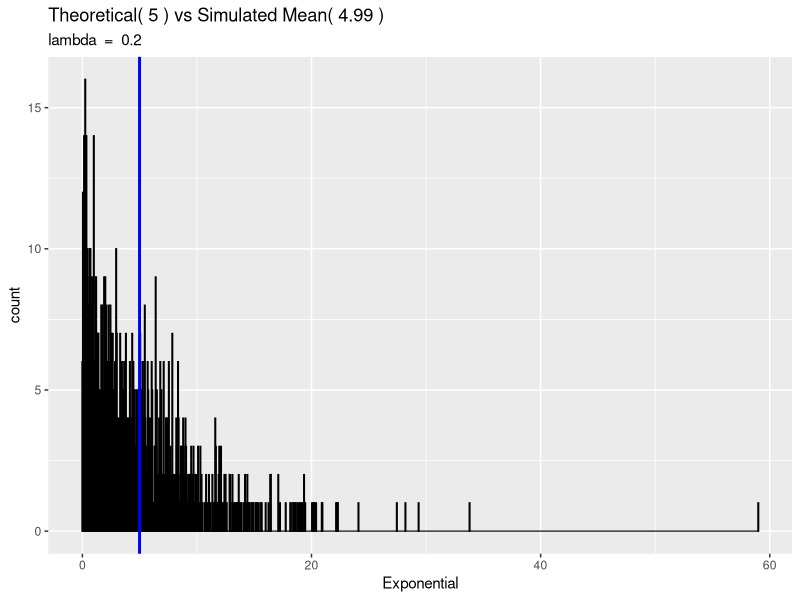
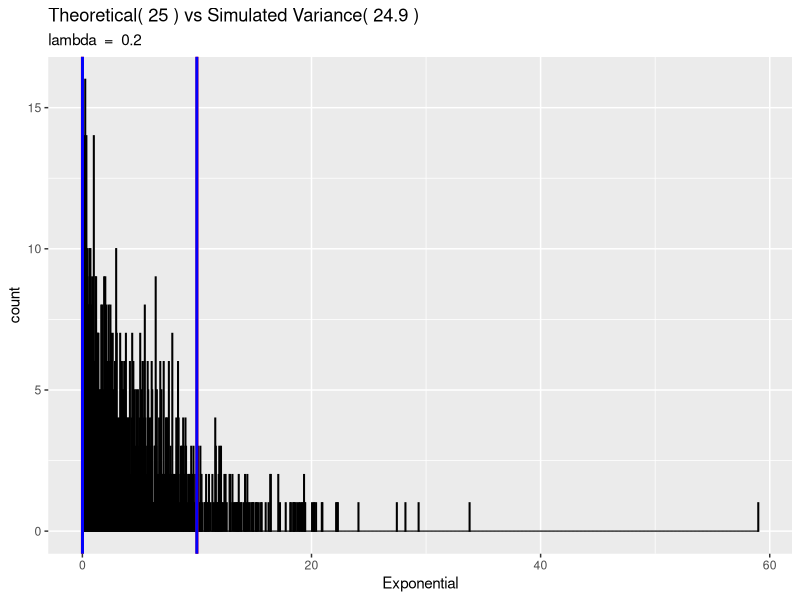
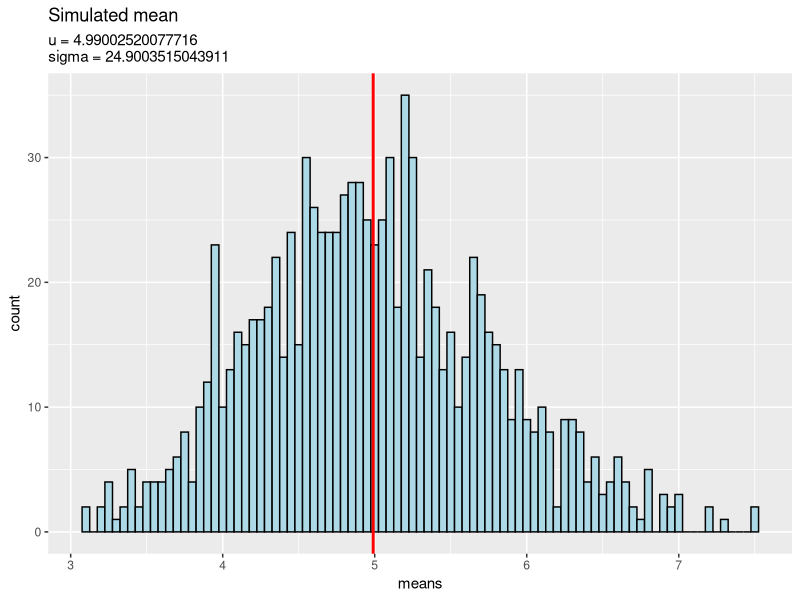

R code for these plots, in order:
## ---- chunk 1
knitr::opts_chunk$set(echo = FALSE)
library(ggplot2)
library(gridExtra)
set.seed(1)
# Running the simulations
# the would be to 1000 times calculate the average of forthy samples of the exponential distribution.
theoretical.lambda <- 0.2
theoretical.mean <- 1/theoretical.lambda# 5
mns  <- vector("numeric",1000)
for (i in 1 : 1000) mns[i] = mean(rexp(n = 40,rate = theoretical.lambda))

sample.mean     <- mean(mns)
sample.lambda   <- 1/sample.mean
############################################################################
## first point comparing the theoretical mean against the simulated means.## 
############################################################################
############################################################################
##                   second point comparing variances.                    ## 
############################################################################
sample.var      <- 1/sample.lambda^2
theoretical.var <- 1/theoretical.lambda^2
### analysis, almost the same

exponential <- rexp(n = 1000,rate = theoretical.lambda)
g.exp = ggplot(data.frame(Exponential = exponential), aes(x= Exponential))
g.exp = g.exp+geom_histogram(color = "black", fill = "lightblue", binwidth = 0.05 )

g.exp.var =g.exp +geom_vline(xintercept = theoretical.mean + sqrt(theoretical.var), size = 1, colour = "red")
g.exp.var =g.exp.var +geom_vline(xintercept = theoretical.mean - sqrt(theoretical.var), size = 1, colour = "red")
g.exp.var =g.exp.var +geom_vline(xintercept = theoretical.mean + sqrt(sample.var), size = 1, colour = "blue")
g.exp.var =g.exp.var +geom_vline(xintercept = theoretical.mean - sqrt(sample.var), size = 1, colour = "blue")
g.exp.var =g.exp.var+labs(title = paste("Theoretical(",theoretical.var,")","vs Simulated Variance(",round(sample.var,3),")"),subtitle ="lambda  =  0.2")

g.exp.mean = g.exp+ geom_vline(xintercept = theoretical.mean, size = 1, colour = "red")
g.exp.mean = g.exp+ geom_vline(xintercept = sample.mean, size = 1, colour = "blue")
g.exp.mean =g.exp.mean+labs(title = paste("Theoretical(",theoretical.mean,")","vs Simulated Mean(",round(sample.mean,3),")"),subtitle ="lambda  =  0.2")

g.mean = ggplot(data.frame(means = mns), aes(x= means))
g.mean = g.mean+geom_histogram(color = "black", fill = "lightblue", binwidth = 0.05 )
g.mean = g.mean+geom_vline(xintercept = sample.mean, size = 1, colour = "red")
g.mean = g.mean+labs(title = "Simulated mean",
                     subtitle =paste("u =",sample.mean,"\nsigma =",sample.var))

g.var = ggplot(data.frame(means = mns), aes(x= means))
g.var = g.var+geom_histogram(color = "black", fill = "lightblue", binwidth = 0.05 )
g.var = g.var+geom_vline(xintercept = sample.mean + sqrt(sample.var), size = 1, colour = "red")
g.var = g.var+geom_vline(xintercept = sample.mean - sqrt(sample.var), size = 1, colour = "red")
g.var = g.var+labs(title = "Simulated variance",
                     subtitle =paste("u =",sample.mean,"\nsigma =",sample.var))
#g
### analysis
# The simulated mean converged really close to the theoretical, Therefore, the simulated 40 averages of the exponential distributions drawn in this plot comply with the premises of the CTL. 

############################################################################
##                   third point comparing distributions.                 ## 
############################################################################
exponential <- rexp(n = 1000,rate = theoretical.lambda)
g1 = ggplot(data.frame(Exponential = exponential), aes(x= Exponential))
g1 = g1+geom_histogram(color = "black", fill = "lightblue", binwidth = 0.05 )
g1 = g1+labs(title = "PART 1 Simulation - Graph 1",
             subtitle ="Exponential distribution")

g2 = ggplot(data.frame(Means = mns), aes(x= Means))
g2 = g2+geom_histogram(color = "black", fill = "lightblue", binwidth = 0.05 )
g2 = g2+labs(title = "PART 1 Simulation - Graph 2",
                subtitle ="Distribution of the averages of 40 exponentials")

#grid.arrange(g1, g2, nrow = 1)
### Analysis
# The two graphs show a explicit differences between the distributions. 
# Graph one shows 1000 samples of an exponential distribution with lambda 0.2
# Graph two shows 1000 averages of 40 points of a exponential distribution with lambda 0.2. 
# From these two graphs it is possible to see that graph two resembles an normal distrubution as indicated by the CTL.

#--------------------------------------------------------------------------------------------------------------------
# PART 2 - Basic Inferential Data Analysis Instructions
#--------------------------------------------------------------------------------------------------------------------
data(ToothGrowth)
#summary(ToothGrowth)
#head(ToothGrowth)
#ToothGrowth$dose
# paired measures, differences between two treatments was positive or not
## by supp
data.VC <- subset(ToothGrowth,supp == "VC")
data.OJ <- subset(ToothGrowth,supp == "OJ")

difference <- data.VC$len-data.OJ$len
#t.test(difference)$conf.int

#Given that the samples were taken from the same patients over a 

#t.test(g2, g1, paired = FALSE, var.equal = TRUE)$conf.int
#t.test(data.VC$len, data.OJ$len, paired = FALSE, var.equal = FALSE)
# For paired the two sided t-test at 95% provides an interval -7.57 and 0.17, the interval includes cero. Therefore, when comparing OJ and VC we fail to reject the null hipothesis and we can not conclude wether OJ or VC have an effect on tooth lenght at 95% of confidence inteval.

## by dose
data.dose1 <- subset(ToothGrowth,dose == 0.5)
data.dose2 <- subset(ToothGrowth,dose == 1.0)
data.dose3 <- subset(ToothGrowth,dose == 2.0)

df12 <- data.dose1$len-data.dose2$len
df13 <- data.dose1$len-data.dose3$len
df23 <- data.dose2$len-data.dose3$len

data12 <- t.test(df12, paired = FALSE, var.equal = FALSE)
# all negative, therefore dose 2 increses with respecto to dose 1
# t -6.9
# p-value super small

data13<- t.test(df13, paired = FALSE, var.equal = FALSE)
# all super negative, therefore dose 3 increses with respecto to dose 1
# t = -11.291
# p-value = close to cero
data23 <- t.test(df23, paired = FALSE, var.equal = FALSE)
# t = -4.6
# p-value = 0.00019
# all negative, therefore dose 3 increses with respecto to dose 2
# The dose quantity is proportional to the increase in tooth lenght

# Combining the two analyses it is proposed that whit the current data, we can not say that the type of supp has an effect on tooth grwoth However, it is possible to say that the more doses there are of a treathment the longer the tooth grow. 

## ---- chunk 2
theoretical.lambda <- 0.2
theoretical.mean <- 1/theoretical.lambda
theoretical.mean
## ---- chunk 3
set.seed(1)
mns  <- vector("numeric",1000)
for (i in 1 : 1000) mns[i] = mean(rexp(n = 40,rate = theoretical.lambda))
sample.mean     <- mean(mns)
sample.mean
## ---- chunk 4
theoretical.var <- 1/theoretical.lambda^2
theoretical.var
## ---- chunk 5
sample.mean     <- mean(mns)
sample.lambda   <- 1/sample.mean
sample.var      <- 1/sample.lambda^2
sample.var
## ---- chunk 6
g.exp.mean
## ---- chunk 7
g.exp.var
## ---- chunk 8
g.mean
## ---- chunk 9
t.test(data.VC$len, data.OJ$len, paired = FALSE, var.equal = FALSE)
## ---- chunk 10
data12
## ---- chunk 11
data13
## ---- chunk 12
data23
